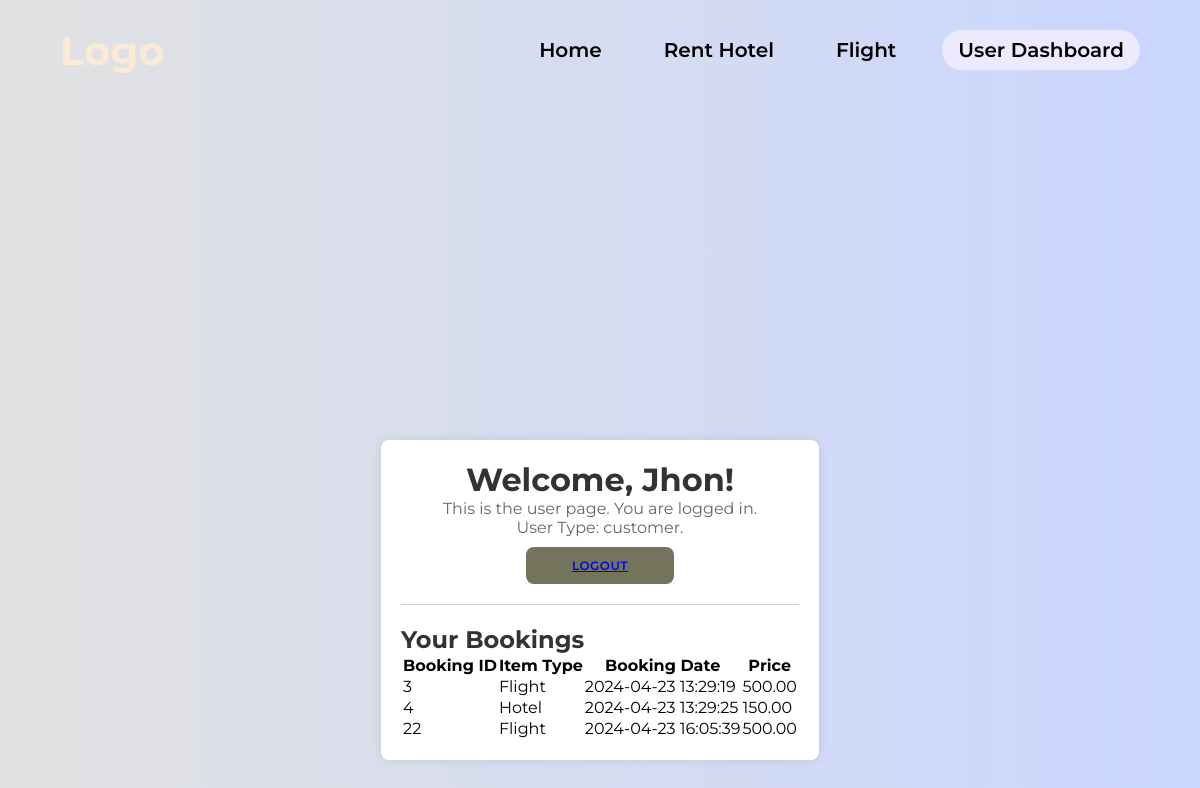
The app's page /API/customer.php (signed in) with its own data.
### tables this page shows
CREATE TABLE `customer` (
  `customer_id` int(11) NOT NULL,
  `name` varchar(100) NOT NULL,
  `email` varchar(100) NOT NULL,
  `phone` varchar(20) DEFAULT NULL,
  `address` varchar(255) DEFAULT NULL,
  `username` varchar(50) NOT NULL,
  `password` varchar(255) NOT NULL,
  `user_type` enum('admin','customer') NOT NULL DEFAULT 'customer'
);

CREATE TABLE `booking` (
  `booking_id` int(11) NOT NULL,
  `customer_id` int(11) NOT NULL,
  `item_type` enum('Flight','Hotel','Transport') NOT NULL,
  `item_id` int(11) NOT NULL,
  `booking_date` timestamp NOT NULL DEFAULT current_timestamp()
);

### API/customer.php (the view, shortened to what this page needs)
<?php
include 'db_connection.php';
$customerId = $_SESSION['customer_id'];
$user_type = $_SESSION['user_type'];
$bookings = [];
$itemPrices = [];
$sql = "SELECT * FROM booking WHERE customer_id = $customerId";
$result = $conn->query($sql);
while ($row = $result->fetch_assoc()) {
    $bookings[] = $row;
}
foreach ($bookings as $booking) {
    $itemType = $booking['item_type'];
    $itemId = $booking['item_id'];
    $priceSql = "";
    switch ($itemType) {
        case 'Hotel':
            $priceSql = "SELECT price FROM hotel WHERE hotel_id = $itemId";
            break;
        case 'Flight':
            $priceSql = "SELECT price FROM flight WHERE flight_id = $itemId";
            break;
    }
    $priceResult = $conn->query($priceSql);
    $priceRow = $priceResult->fetch_assoc();
    $itemPrices[$booking['booking_id']] = $priceRow['price'];
}
$rusername = '';
$rsql = "SELECT username FROM customer WHERE customer_id = $customerId";
$rresult = $conn->query($rsql);
if ($result->num_rows > 0) {
    $row = $rresult->fetch_assoc();
    $rusername = $row['username'];
}
?>
<!DOCTYPE html>
<html lang="en">
<head>
    <link rel="stylesheet" href="customerstyle.css">
</head>
<body>
<header>
    <logo>
        <h1>Logo</h1>
    </logo>
    <nav>
        <a href='../index.html'>Home</a>
        <a href='../rent.html'>Rent Hotel</a>
        <a href='../flight.html'>Flight</a>
        <a href='#' class="active">User Dashboard</a>
    </nav>
</header>
<div class="userinterface">
    <div class="container">
        <h1>Welcome, <?php echo $rusername; ?>!</h1>
        <p>This is the user page. You are logged in.</p>
        <p>User Type: <?php echo $user_type; ?>.</p>
        <button><a href="logout.php">Logout</a></button>
        <?php if ($user_type == "customer"): ?>
    <div class="booking">
        <h2>Your Bookings</h2>
        <table>
            <thead>
                <tr>
                    <th>Booking ID</th>
                    <th>Item Type</th>
                    <th>Booking Date</th>
                    <th>Price</th>
                </tr>
            </thead>
            <tbody>
                <?php foreach ($bookings as $booking): ?>
                    <tr>
                        <td><?php echo $booking['booking_id']; ?></td>
                        <td><?php echo $booking['item_type']; ?></td>
                        <td><?php echo $booking['booking_date']; ?></td>
                        <td><?php echo isset($itemPrices[$booking['booking_id']]) ? $itemPrices[$booking['booking_id']] : 'N/A'; ?></td>
                    </tr>
                <?php endforeach; ?>
            </tbody>
        </table>
    </div>
<?php endif; ?>
    </div>
</div>
</body>
</html>
</html>

### API/customerstyle.css (style rules this page uses)
* { margin: 0; padding: 0; box-sizing: border-box; font-family: 'Montserrat', sans-serif; }
header { display: flex; justify-content: space-between; align-items: center; height: 100px; padding: 0 5%; position: absolute; width: 100%; z-index: 1; }
header h1 { font-size: 40px; color: antiquewhite; }
header nav { display: flex; gap: 30px; align-items: center; justify-content: center; }
header nav a { text-decoration: none; font-size: 20px; font-weight: 600; padding: 8px 16px; border-radius: 99px; color: rgb(0, 0, 0); align-items: center; justify-content: center; }
header nav a.active { background: #ede9ff; }
.userinterface { background-color: #c9d6ff; background: linear-gradient(to right, #e2e2e2, #c9d6ff); display: flex; align-items: center; justify-content: center; flex-direction: column; height: 150vh; }
.container { max-width: 800px; height: auto; margin: 0 auto; padding: 20px; background-color: #fff; border-radius: 8px; box-shadow: 0 0 10px rgba(0, 0, 0, 0.1); display: flex; flex-direction: column; align-items: center; justify-content: center; }
h1 { color: #333; }
p { color: #666; }
.booking { margin-top: 20px; border-top: 1px solid #ccc; padding-top: 20px; }
.booking h2 { color: #333; }
button { background-color:rgb(116, 116, 92); color: #ffffff; font-size: 12px; padding: 10px 45px; border: 1px solid transparent; border-radius: 8px; font-weight: 600; letter-spacing: 0.5px; text-transform: uppercase; margin-top: 10px; cursor: pointer; }

### records on screen
customer: username "Jhon"
booking: booking_id "3", item_type "Flight", booking_date "2024-04-23 13:29:19", booking_id "500.00"
booking: booking_id "4", item_type "Hotel", booking_date "2024-04-23 13:29:25", booking_id "150.00"
booking: booking_id "22", item_type "Flight", booking_date "2024-04-23 16:05:39", booking_id "500.00"

### other values on screen
$user_type "customer"
